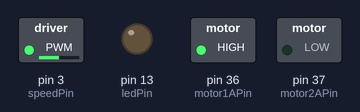
The sketch below on a simulated Arduino Mega 2560, built with avr-gcc and run on an emulated ATmega2560. Shown: switched loads named in the sketch (green lamp = pin HIGH), output pins drawn as LEDs (lit = HIGH).

Above: at 0.1 s.
Timing chart, 0 to 1.6 s (numbered marks = the images above):
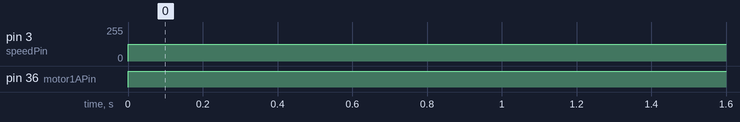

Measured:
- by itself, pin 3 (speedPin): 0/255 → 127/255 at 0.00 s
- by itself, pin 36 (motor1APin): LOW → HIGH at 0.00 s

The sketch:

_3_1esclavo.ino
```cpp
int speedPin = 3;
int motor1APin = 36;
int motor2APin = 37;
int ledPin = 13;
int speed_value_motor1;
char sentido = '1';

void setup(){
  pinMode(speedPin, OUTPUT);
  pinMode(motor1APin, OUTPUT);
  pinMode(motor2APin, OUTPUT);
  pinMode(ledPin, OUTPUT);
  Serial.begin(9600);
  Wire.begin(25);
}
void loop(){
  if (Wire.available() > 0) {
    sentido = Wire.read();
  }
  if(sentido == '1'){
    digitalWrite(motor1APin, HIGH);
    digitalWrite(motor2APin, LOW);
  }
  else if(sentido == '2'){
    digitalWrite(motor1APin, LOW);
    digitalWrite(motor2APin, HIGH);
  }
  else if(sentido == '3'){
    digitalWrite(motor1APin, LOW);
    digitalWrite(motor2APin, LOW);
  }
  else{
    digitalWrite(motor1APin, HIGH);
    digitalWrite(motor2APin, HIGH);
  }


speed_value_motor1 = 127;
analogWrite(speedPin, speed_value_motor1);

}
```
